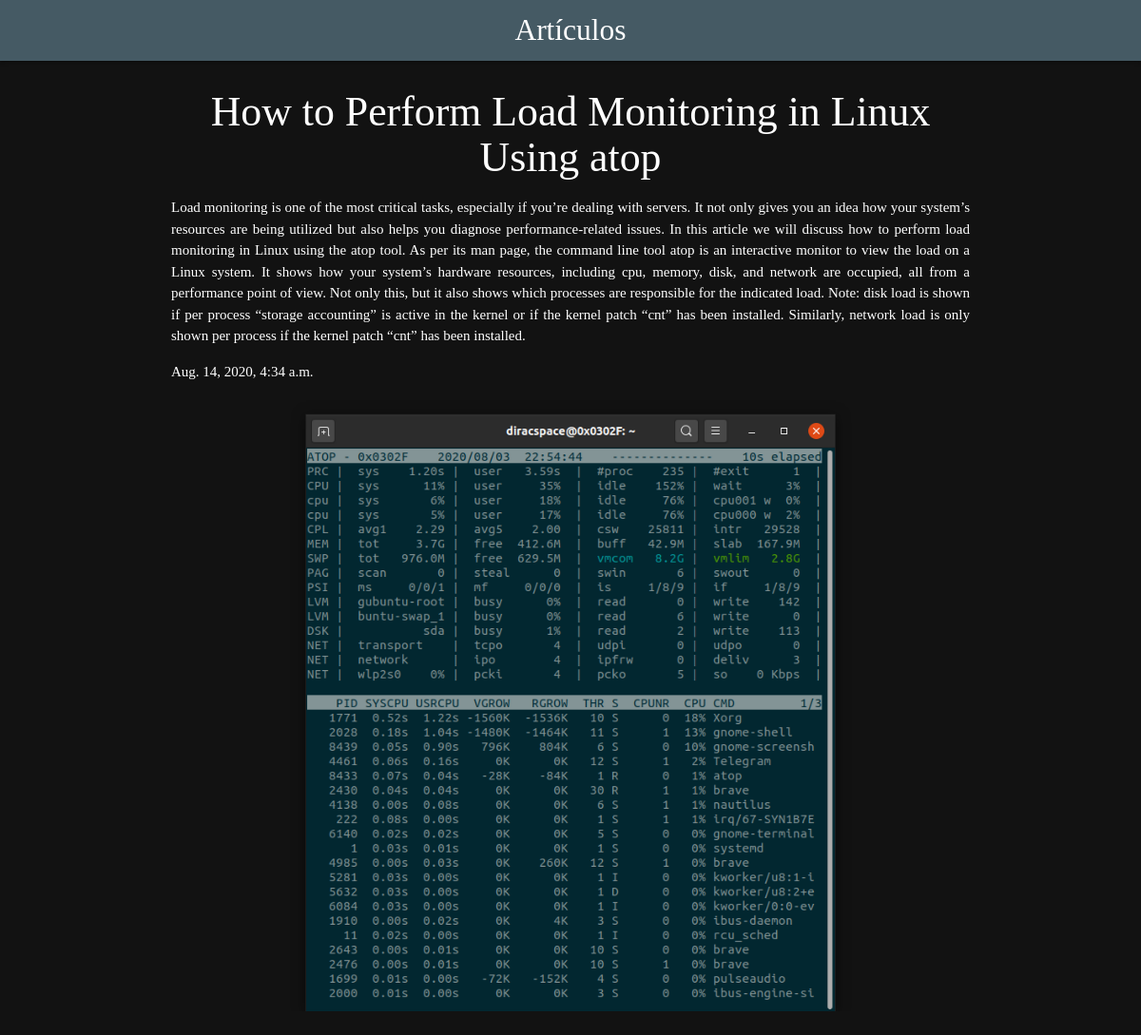
Screenshot of /articles/load-monitoring-linux-atop/ with the database file from the repository.
### articles/models.py (models this page shows, shortened)
class Articles(models.Model):
    title = models.CharField(max_length=100)
    content = models.TextField(max_length=1000)
    slug = models.SlugField(max_length=40)
    date = models.DateTimeField(auto_now_add=True)
    thumbnail = models.ImageField(default='article-logo.jpg', blank=True)

### articles/views.py (the view)
# urls.py: re_path(r'^(?P<slug>[\w-]+)/$', views.articles_detail, name='detail'),
def articles_detail(request, slug):
    article = Articles.objects.get(slug=slug)
    return render(request, 'articles/article_details.html', { 'article':article })

### articles/templates/articles/article_details.html
{% extends 'base_layout.html' %}
{% block content %}
<div class="container article-text">
  <h3 class="center-align">{{ article.title }}</h3>
  <p>{{ article.content }}</p>
  <p>{{ article.date }}</p>
</div>
<img class="materialboxed article-img" src="{{ article.thumbnail.url }}">
{% endblock %}

### assets/styles.css (style rules this page uses)
body { font-family: Ubuntu; background-color: #121212; }
.article-text { text-align: justify; color: white; }
.article-img { display: block; margin-left: auto; margin-right: auto; width: 50%; }

### rows the page displays
Articles: title "How to Perform Load Monitoring in Linux Using atop", content "Load monitoring is one of the most critical tasks, especially if you’re dealing with servers. It not only gives you an idea how your system’s resources are being utilized but also helps you diagnose performance-related issues. In this article we will discuss how to perform load monitoring in Linux using the atop tool. As per its man page, the command line tool atop is an interactive monitor to view the load on a Linux system. It shows how your system’s hardware resources, including cpu, memory, disk, and network are occupied, all from a performance point of view. Not only this, but it also shows which processes are responsible for the indicated load. Note: disk load is shown if per process…", date "Aug. 14, 2020, 4:34 a.m.", thumbnail (picture)
